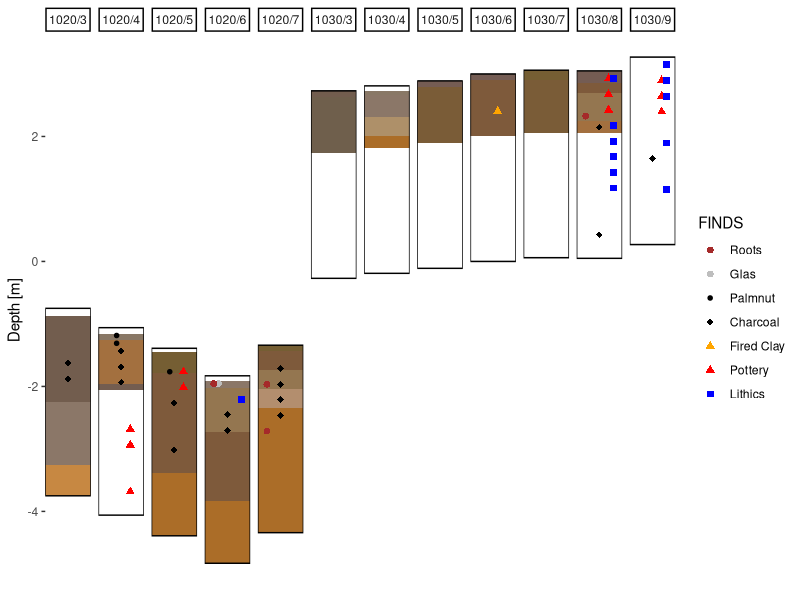
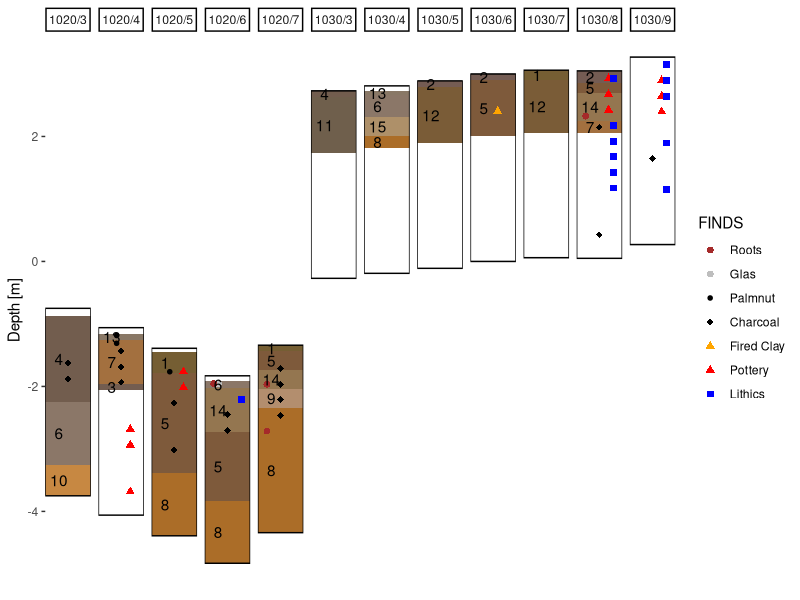
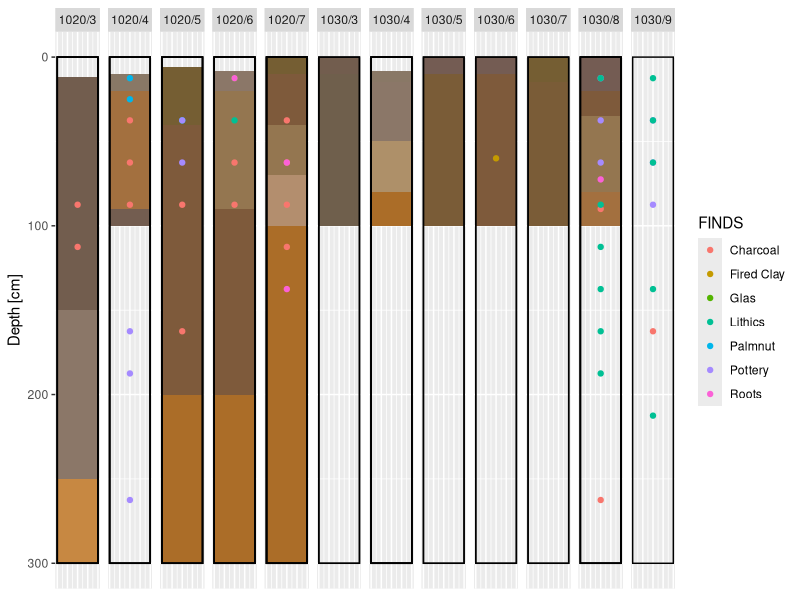
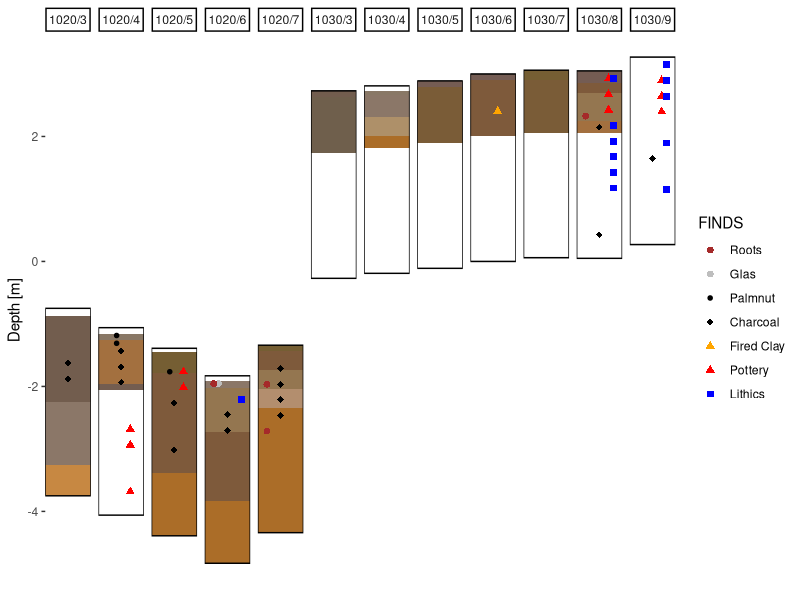
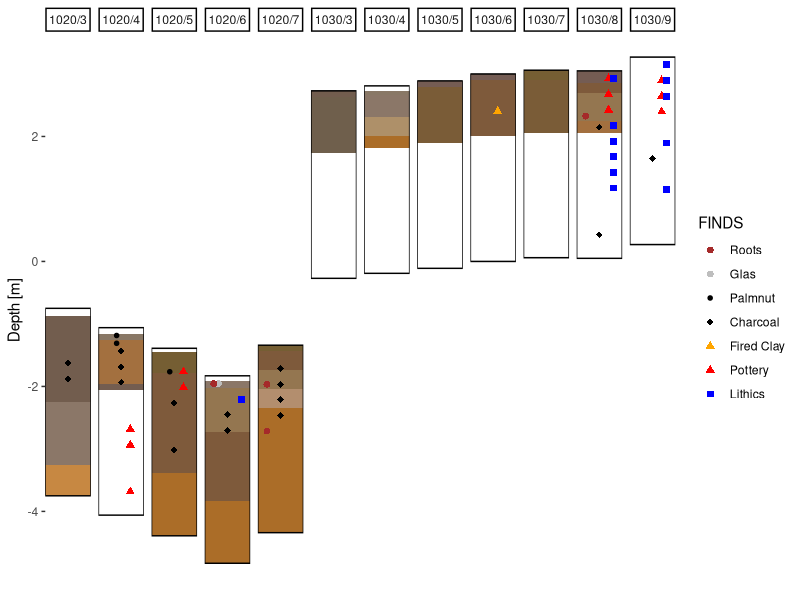
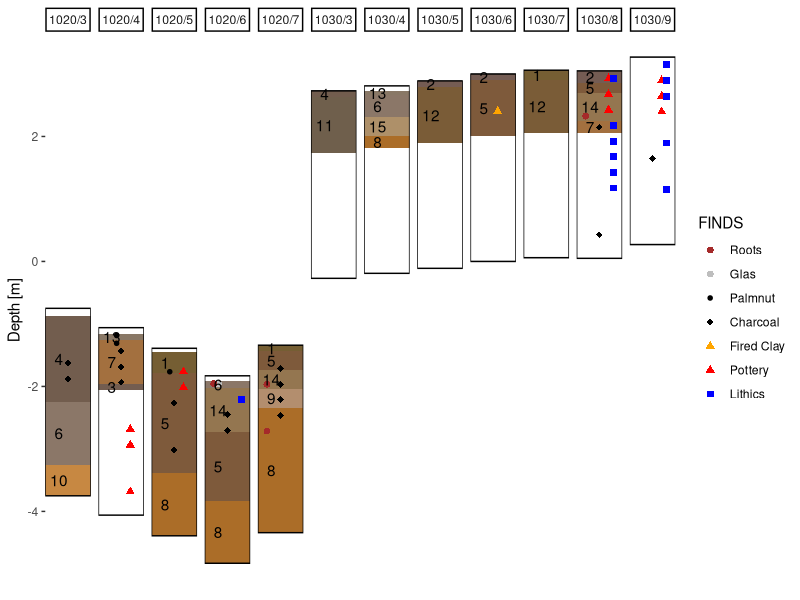
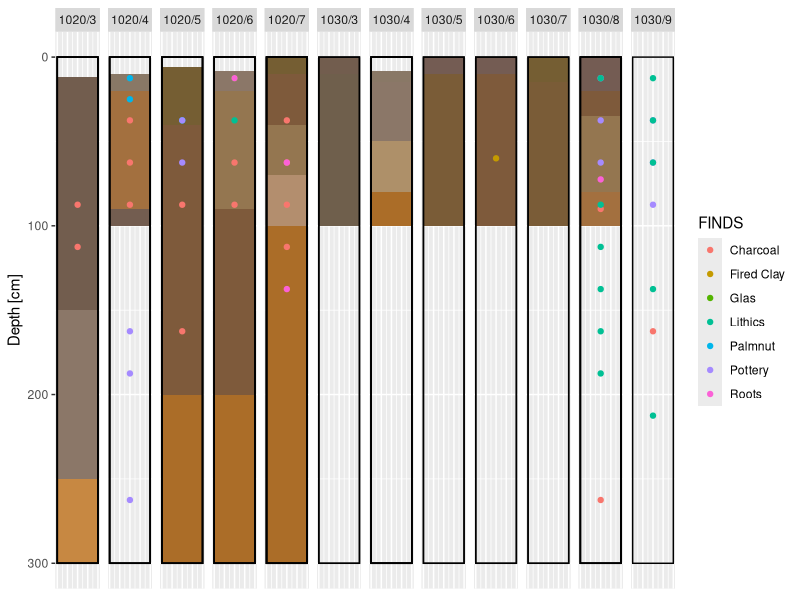

Source code (R) for these figures, in order:
# Corings

library(ggplot2)
library(tidyr)

library(munsell)

# TODO:
# [ ] adjust Top according to nivellment
# [ ] jitter finds x-axis



c.soil <- data.table::fread("input/MUK2018_Corings_Soil.csv")
c.soil$col <- munsell::mnsl(c.soil$MUNSELL)

c.finds <- data.table::fread("input/MUK2018_Corings_Finds.csv")

c.loc <- data.table::fread("input/MUK2018_Corings_Locations.csv")


c.soil %>%
  dplyr::left_join(c.loc %>% dplyr::select(CORE, Z, SITE), by = "CORE") %>%
  #dplyr::filter(SITE == "Church") %>%
  dplyr::mutate(T.z = Z*100 - T, 
                B.z = Z*100 - B) %>%
  ggplot() + 
  geom_point(data = c.finds %>% 
               dplyr::left_join(c.loc %>% dplyr::select(CORE, Z, SITE), by = "CORE") %>%
               #dplyr::filter(SITE == "Church") %>%
               dplyr::mutate(T.z = Z*100 - T, 
                             B.z = Z*100 - B),
             aes(x = FINDS, 
                 y = ((B.z + T.z) / 2)/100), 
             color = NA, fill = NA) + 
  geom_rect(aes(xmin = -1, xmax = length(unique(c.finds$FINDS))+2, 
                ymin = T.z/100, ymax = B.z/100,
                fill = col)) + 
  geom_rect(data = c.loc %>% dplyr::mutate(T = Z, B = Z - 3), 
            aes(xmin = -1, xmax = length(unique(c.finds$FINDS))+2, 
                ymin = T, ymax = B), 
            fill = NA, color = "black") +
  geom_point(data = c.finds %>% 
               dplyr::left_join(c.loc %>% dplyr::select(CORE, Z, SITE), by = "CORE") %>%
               #dplyr::filter(SITE == "Church") %>%
               dplyr::mutate(FINDS = factor(FINDS, 
                                            levels = c("Roots",
                                                       "Glas",
                                                       "Palmnut", 
                                                       "Charcoal", 
                                                       "Fired Clay", 
                                                       "Pottery", 
                                                       "Lithics")), 
                             T.z = Z*100 - T, 
                             B.z = Z*100 - B),
             aes(x = FINDS, 
                 y = ((B.z + T.z) / 2)/100,
                 color = FINDS, 
                 shape = FINDS), 
             size = 2) + 
  scale_shape_manual(values = c(16, 16, 20, 18, 17, 17, 15)) + 
  scale_color_manual(values = c("brown", "grey", "black", "black", "orange", "red", "blue")) + 
  scale_fill_identity() + 
  facet_grid(.~CORE) + 
  scale_y_continuous("Depth [m]") +
  theme_classic() + 
  theme(axis.title.x = element_blank(), 
        axis.text.x = element_blank(), 
        axis.ticks.x = element_blank(), 
        axis.line = element_blank())
ggsave("output/MUK2018-1020_corings_Z_diff.jpg", width = 8, height = 8)
ggsave("output/MUK2018-1020_corings_Z_diff.pdf", width = 8, height = 8)


# bw version:




mun <- data.frame(MUNSELL = sort(unique(c.soil$MUNSELL))) %>%
  dplyr::mutate(sort = gsub(" .*$","", MUNSELL)) %>%
  dplyr::mutate(sort = as.numeric(gsub("Y|R|YR", "", sort))) %>%
  dplyr::arrange(sort, MUNSELL) %>%
  tibble::rowid_to_column("lab") %>%
  dplyr::select(-sort)


c.soil %>%
  dplyr::left_join(c.loc %>% dplyr::select(CORE, Z, SITE), by = "CORE") %>%
  #dplyr::filter(SITE == "Church") %>%
  dplyr::mutate(T.z = Z*100 - T, 
                B.z = Z*100 - B) %>%
  dplyr::left_join(mun, by = "MUNSELL") %>%
  #dplyr::mutate(col.bw = DescTools::ColToGrey(col)) %>%
  ggplot() + 
  geom_point(data = c.finds %>% 
               dplyr::left_join(c.loc %>% dplyr::select(CORE, Z, SITE), by = "CORE") %>%
               #dplyr::filter(SITE == "Church") %>%
               dplyr::mutate(T.z = Z*100 - T, 
                             B.z = Z*100 - B),
             aes(x = FINDS, 
                 y = ((B.z + T.z) / 2)/100), 
             color = NA, fill = NA) + 
  geom_rect(aes(xmin = -1, xmax = length(unique(c.finds$FINDS))+2, 
                ymin = T.z/100, ymax = B.z/100,
                fill = col)) + 
  geom_rect(data = c.loc %>% dplyr::mutate(T = Z, B = Z - 3), 
            aes(xmin = -1, xmax = length(unique(c.finds$FINDS))+2, 
                ymin = T, ymax = B), 
            fill = NA, color = "black") +
  geom_point(data = c.finds %>% 
               dplyr::left_join(c.loc %>% dplyr::select(CORE, Z, SITE), by = "CORE") %>%
               #dplyr::filter(SITE == "Church") %>%
               dplyr::mutate(FINDS = factor(FINDS, 
                                            levels = c("Roots",
                                                       "Glas",
                                                       "Palmnut", 
                                                       "Charcoal", 
                                                       "Fired Clay", 
                                                       "Pottery", 
                                                       "Lithics")), 
                             T.z = Z*100 - T, 
                             B.z = Z*100 - B),
             aes(x = FINDS, 
                 y = ((B.z + T.z) / 2)/100,
                 color = FINDS, 
                 shape = FINDS), 
             size = 2) + 
  geom_text(aes(x = 2, y = (((B.z + T.z) / 2)/100), label = lab)) + 
  scale_shape_manual(values = c(16, 16, 20, 18, 17, 17, 15)) + 
  scale_color_manual(values = c("brown", "grey", "black", "black", "orange", "red", "blue")) + 
  scale_fill_identity() + 
  facet_grid(.~CORE) + 
  scale_y_continuous("Depth [m]") +
  theme_classic() + 
  theme(axis.title.x = element_blank(), 
        axis.text.x = element_blank(), 
        axis.ticks.x = element_blank(), 
        axis.line = element_blank())
ggsave("output/MUK2018-1020_corings_Z_diff_bw.jpg", width = 8, height = 8)















c.soil %>%
  ggplot() + 
  geom_rect(aes(xmin = 1, xmax = 2, 
                ymin = T, ymax = B,
                fill = col)) + 
  geom_rect(aes(xmin = 1, xmax = 2, 
                ymin = 0, ymax = 300), 
            fill = NA, color = "black") + 
  geom_point(data = c.finds, 
             aes(x = 1.5, 
                 y = ((B+T)/2),
                 color = FINDS)) + 
  scale_fill_identity() + 
  facet_grid(. ~ CORE) +
  scale_y_reverse("Depth [cm]") + 
  theme(axis.title.x = element_blank(), 
        axis.text.x = element_blank(), 
        axis.ticks.x = element_blank())
ggsave("output/MUK2018-1020_corings.jpg", width = 8, height = 6)
